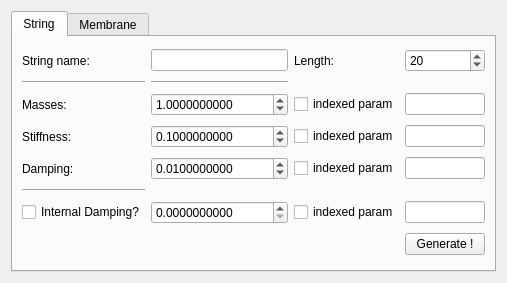
<?xml version="1.0" encoding="UTF-8"?>
<ui version="4.0">
 <class>Form</class>
 <widget class="QWidget" name="Form">
  <property name="geometry">
   <rect>
    <x>0</x>
    <y>0</y>
    <width>482</width>
    <height>262</height>
   </rect>
  </property>
  <property name="windowTitle">
   <string>Form</string>
  </property>
  <layout class="QGridLayout" name="gridLayout_3">
   <item row="0" column="0">
    <widget class="QTabWidget" name="tabWidget">
     <property name="currentIndex">
      <number>0</number>
     </property>
     <widget class="QWidget" name="stringTab">
      <attribute name="title">
       <string>String</string>
      </attribute>
      <layout class="QHBoxLayout" name="horizontalLayout_2">
       <item>
        <layout class="QGridLayout" name="gridLayout">
         <item row="3" column="1">
          <widget class="QDoubleSpinBox" name="paramK">
           <property name="decimals">
            <number>10</number>
           </property>
           <property name="maximum">
            <double>10000000000.000000000000000</double>
           </property>
           <property name="singleStep">
            <double>0.000000000000000</double>
           </property>
           <property name="value">
            <double>0.100000000000000</double>
           </property>
          </widget>
         </item>
         <item row="3" column="0">
          <widget class="QLabel" name="label_2">
           <property name="text">
            <string>Stiffness:</string>
           </property>
          </widget>
         </item>
         <item row="4" column="1">
          <widget class="QDoubleSpinBox" name="paramZ">
           <property name="decimals">
            <number>10</number>
           </property>
           <property name="maximum">
            <double>1000000.000000000000000</double>
           </property>
           <property name="singleStep">
            <double>0.000000000000000</double>
           </property>
           <property name="value">
            <double>0.010000000000000</double>
           </property>
          </widget>
         </item>
         <item row="4" column="0">
          <widget class="QLabel" name="label_3">
           <property name="text">
            <string>Damping:</string>
           </property>
          </widget>
         </item>
         <item row="2" column="1">
          <widget class="QDoubleSpinBox" name="paramM">
           <property name="decimals">
            <number>10</number>
           </property>
           <property name="minimum">
            <double>0.000000000000000</double>
           </property>
           <property name="maximum">
            <double>1000000000.000000000000000</double>
           </property>
           <property name="singleStep">
            <double>0.000000000000000</double>
           </property>
           <property name="value">
            <double>1.000000000000000</double>
           </property>
          </widget>
         </item>
         <item row="2" column="0">
          <widget class="QLabel" name="label">
           <property name="text">
            <string>Masses:</string>
           </property>
          </widget>
         </item>
         <item row="4" column="3">
          <widget class="QLineEdit" name="zParamN"/>
         </item>
         <item row="1" column="1">
          <widget class="Line" name="line_2">
           <property name="orientation">
            <enum>Qt::Horizontal</enum>
           </property>
          </widget>
         </item>
         <item row="0" column="1">
          <widget class="QLineEdit" name="name"/>
         </item>
         <item row="0" column="0">
          <widget class="QLabel" name="label_4">
           <property name="font">
            <font>
             <pointsize>9</pointsize>
             <weight>50</weight>
             <bold>false</bold>
            </font>
           </property>
           <property name="text">
            <string>String name:</string>
           </property>
          </widget>
         </item>
         <item row="1" column="0">
          <widget class="Line" name="line">
           <property name="orientation">
            <enum>Qt::Horizontal</enum>
           </property>
          </widget>
         </item>
         <item row="2" column="2">
          <widget class="QCheckBox" name="mCB">
           <property name="text">
            <string>indexed param</string>
           </property>
          </widget>
         </item>
         <item row="3" column="3">
          <widget class="QLineEdit" name="kParamN"/>
         </item>
         <item row="2" column="3">
          <widget class="QLineEdit" name="mParamN"/>
         </item>
         <item row="3" column="2">
          <widget class="QCheckBox" name="kCB">
           <property name="text">
            <string>indexed param</string>
           </property>
          </widget>
         </item>
         <item row="4" column="2">
          <widget class="QCheckBox" name="zCB">
           <property name="text">
            <string>indexed param</string>
           </property>
          </widget>
         </item>
         <item row="5" column="0">
          <widget class="Line" name="line_3">
           <property name="orientation">
            <enum>Qt::Horizontal</enum>
           </property>
          </widget>
         </item>
         <item row="7" column="3">
          <widget class="QPushButton" name="genString">
           <property name="font">
            <font>
             <pointsize>9</pointsize>
            </font>
           </property>
           <property name="text">
            <string>Generate !</string>
           </property>
          </widget>
         </item>
         <item row="6" column="0">
          <widget class="QCheckBox" name="intDmp">
           <property name="text">
            <string>Internal Damping?</string>
           </property>
          </widget>
         </item>
         <item row="6" column="1">
          <widget class="QDoubleSpinBox" name="paramZosc">
           <property name="decimals">
            <number>10</number>
           </property>
          </widget>
         </item>
         <item row="6" column="2">
          <widget class="QCheckBox" name="zoscCB">
           <property name="text">
            <string>indexed param</string>
           </property>
          </widget>
         </item>
         <item row="6" column="3">
          <widget class="QLineEdit" name="zoscParamN"/>
         </item>
         <item row="0" column="2">
          <widget class="QLabel" name="label_5">
           <property name="text">
            <string>Length:</string>
           </property>
          </widget>
         </item>
         <item row="0" column="3">
          <widget class="QSpinBox" name="strLength">
           <property name="minimum">
            <number>1</number>
           </property>
           <property name="maximum">
            <number>800</number>
           </property>
           <property name="value">
            <number>20</number>
           </property>
          </widget>
         </item>
        </layout>
       </item>
      </layout>
     </widget>
     <widget class="QWidget" name="membraneTab">
      <attribute name="title">
       <string>Membrane</string>
      </attribute>
      <layout class="QGridLayout" name="gridLayout_4">
       <item row="0" column="0">
        <layout class="QGridLayout" name="gridLayout_2">
         <item row="3" column="1">
          <widget class="QSpinBox" name="memH"/>
         </item>
         <item row="5" column="1">
          <widget class="QDoubleSpinBox" name="memM">
           <property name="decimals">
            <number>10</number>
           </property>
           <property name="minimum">
            <double>0.000000000000000</double>
           </property>
           <property name="maximum">
            <double>1000000000.000000000000000</double>
           </property>
           <property name="singleStep">
            <double>0.000000000000000</double>
           </property>
           <property name="value">
            <double>1.000000000000000</double>
           </property>
          </widget>
         </item>
         <item row="7" column="0">
          <widget class="QLabel" name="label_7">
           <property name="text">
            <string>Damping:</string>
           </property>
          </widget>
         </item>
         <item row="7" column="1">
          <widget class="QDoubleSpinBox" name="memZ">
           <property name="decimals">
            <number>10</number>
           </property>
           <property name="maximum">
            <double>1000000.000000000000000</double>
           </property>
           <property name="singleStep">
            <double>0.000000000000000</double>
           </property>
           <property name="value">
            <double>0.010000000000000</double>
           </property>
          </widget>
         </item>
         <item row="6" column="1">
          <widget class="QDoubleSpinBox" name="memK">
           <property name="decimals">
            <number>10</number>
           </property>
           <property name="maximum">
            <double>10000000000.000000000000000</double>
           </property>
           <property name="singleStep">
            <double>0.000000000000000</double>
           </property>
           <property name="value">
            <double>0.100000000000000</double>
           </property>
          </widget>
         </item>
         <item row="6" column="0">
          <widget class="QLabel" name="label_6">
           <property name="text">
            <string>Stiffness:</string>
           </property>
          </widget>
         </item>
         <item row="7" column="3">
          <widget class="QLineEdit" name="memZ_name"/>
         </item>
         <item row="5" column="0">
          <widget class="QLabel" name="label_8">
           <property name="text">
            <string>Masses:</string>
           </property>
          </widget>
         </item>
         <item row="4" column="1">
          <widget class="Line" name="line_4">
           <property name="orientation">
            <enum>Qt::Horizontal</enum>
           </property>
          </widget>
         </item>
         <item row="0" column="1">
          <widget class="QLineEdit" name="mem_name"/>
         </item>
         <item row="0" column="0">
          <widget class="QLabel" name="label_9">
           <property name="font">
            <font>
             <pointsize>9</pointsize>
             <weight>50</weight>
             <bold>false</bold>
            </font>
           </property>
           <property name="text">
            <string>Membrane name:</string>
           </property>
          </widget>
         </item>
         <item row="5" column="2">
          <widget class="QCheckBox" name="mCB_2">
           <property name="text">
            <string>indexed param</string>
           </property>
          </widget>
         </item>
         <item row="6" column="3">
          <widget class="QLineEdit" name="memK_name"/>
         </item>
         <item row="5" column="3">
          <widget class="QLineEdit" name="memM_name"/>
         </item>
         <item row="6" column="2">
          <widget class="QCheckBox" name="kCB_mem">
           <property name="text">
            <string>indexed param</string>
           </property>
          </widget>
         </item>
         <item row="7" column="2">
          <widget class="QCheckBox" name="zCB_2">
           <property name="text">
            <string>indexed param</string>
           </property>
          </widget>
         </item>
         <item row="8" column="0">
          <widget class="Line" name="line_6">
           <property name="orientation">
            <enum>Qt::Horizontal</enum>
           </property>
          </widget>
         </item>
         <item row="10" column="3">
          <widget class="QPushButton" name="genMem">
           <property name="font">
            <font>
             <pointsize>9</pointsize>
            </font>
           </property>
           <property name="text">
            <string>Generate !</string>
           </property>
          </widget>
         </item>
         <item row="9" column="0">
          <widget class="QCheckBox" name="intDmp_mem">
           <property name="text">
            <string>Internal Damping?</string>
           </property>
          </widget>
         </item>
         <item row="9" column="1">
          <widget class="QDoubleSpinBox" name="memZosc">
           <property name="decimals">
            <number>10</number>
           </property>
          </widget>
         </item>
         <item row="9" column="2">
          <widget class="QCheckBox" name="zoscCB_2">
           <property name="text">
            <string>indexed param</string>
           </property>
          </widget>
         </item>
         <item row="9" column="3">
          <widget class="QLineEdit" name="memZosc_name"/>
         </item>
         <item row="3" column="2">
          <widget class="QLabel" name="label_10">
           <property name="text">
            <string>Size (Length):</string>
           </property>
          </widget>
         </item>
         <item row="3" column="3">
          <widget class="QSpinBox" name="memL">
           <property name="minimum">
            <number>1</number>
           </property>
           <property name="maximum">
            <number>800</number>
           </property>
           <property name="value">
            <number>20</number>
           </property>
          </widget>
         </item>
         <item row="4" column="0">
          <widget class="Line" name="line_5">
           <property name="orientation">
            <enum>Qt::Horizontal</enum>
           </property>
          </widget>
         </item>
         <item row="3" column="0">
          <widget class="QLabel" name="label_11">
           <property name="text">
            <string>Size (Height):</string>
           </property>
          </widget>
         </item>
        </layout>
       </item>
      </layout>
     </widget>
    </widget>
   </item>
  </layout>
 </widget>
 <resources/>
 <connections/>
</ui>
